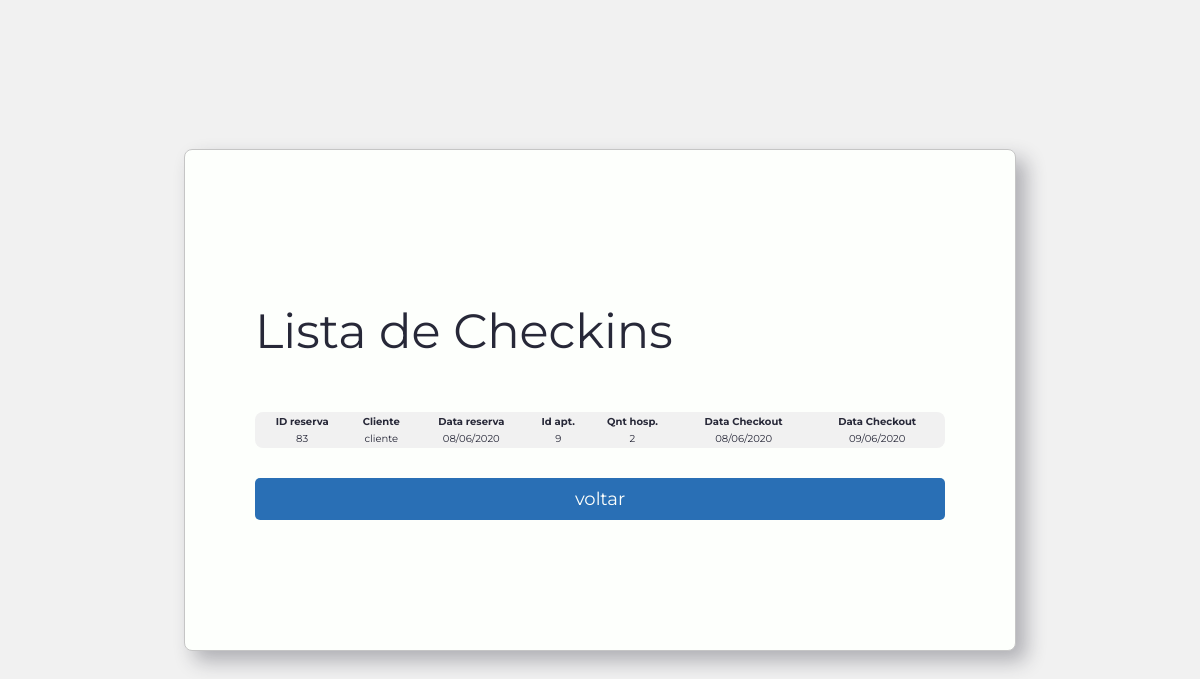
The app's page /listacheckins.php (signed in) with its own data.
### tables this page shows
CREATE TABLE `tblreserva` (
  `idReserva` int(11) NOT NULL,
  `idCliente` int(11) NOT NULL,
  `idApartamento` int(11) NOT NULL,
  `qtdHospedes` int(11) NOT NULL,
  `dataReserva` datetime NOT NULL,
  `dataCheckin` datetime NOT NULL,
  `dataCheckout` datetime NOT NULL,
  `checkin` tinyint(1) NOT NULL,
  `checkout` tinyint(1) NOT NULL,
  `valorTotalReserva` float(12,2) NOT NULL,
  `valorPago` float(12,2) NOT NULL
);

CREATE TABLE `tblcliente` (
  `id` int(11) NOT NULL,
  `nome` varchar(45) NOT NULL,
  `cpf` char(11) NOT NULL,
  `telefone` varchar(15) NOT NULL
);

### listacheckins.php (the view, shortened to what this page needs)
<?php
include '_servidor.php';
function data($data){
    return date("d/m/Y", strtotime($data));
}
if (!isset($_SESSION)){
    $atendimento = "document.location.href='./atendimento.php'";
    try{
        $sql = "SELECT
        tblreserva.idReserva,
        tblreserva.dataReserva,
        tblreserva.idApartamento,
        tblreserva.qtdHospedes,
        tblreserva.dataCheckin,
        tblreserva.dataCheckout,
        tblcliente.nome
        FROM tblcliente INNER JOIN tblreserva ON tblreserva.idCliente = tblcliente.id WHERE tblreserva.checkin = '1' and tblreserva.checkout = '0' " ;
            $res = $db->prepare($sql);
            $res->bindValue(1, '%a%');
            $res->execute();
            $pes = $res->fetchAll(PDO::FETCH_OBJ);
    }
    catch(PDOException $e) {
    echo $e->getMessage();
    }
    if($_SESSION['perfil']==1){
        echo '<html lang="pt-br">
        <head>
            <meta charset="UTF-8">
            <meta name="viewport" content="width=device-width, initial-scale=1.0">
            <title>Hotel Lorem Ipson</title>
            <link rel="stylesheet" href="style.css">
        </head>
        <body>
            <div class="conteiner">
                <div  class="form__login">
                    <h1>Lista de Checkins</h1>
                    <table >
                        <tr>
                            <th>ID reserva</th>
                            <th>Cliente</th>
                            <th>Data reserva</th>
                            <th>Id apt.</th>
                            <th>Qnt hosp.</th>
                            <th>Data Checkout</th>
                            <th>Data Checkout</th>
                        </tr>';
                        for ($x = 0; $x < sizeof($pes); $x++){
                            echo "<tr>";
                                echo "<td>".$pes[$x]->idReserva."</td>";
                                echo "<td>".$pes[$x]->nome."</td>";
                                echo "<td>".data(substr($pes[$x]->dataReserva,0,11))."</td>";
                                echo "<td>".$pes[$x]->idApartamento."</td>";
                                echo "<td>".$pes[$x]->qtdHospedes."</td>";
                                echo "<td>".data(substr($pes[$x]->dataCheckin,0,11))."</td>";
                                echo "<td>".data(substr($pes[$x]->dataCheckout,0,11))."</td>";
                            echo "</tr>";
                        }
                        echo '
                    </table>
                    <span></span>
                    <button class="button__default" onclick='.$atendimento.' type="button">voltar</button>
                </div>
            </div>
        </body>
        </html>';
    }else if($_SESSION['perfil']==3){
        header('Location: ./gerenciaReservas.php');
    }else if($_SESSION['perfil']==2){
        header('Location: ./reserva.php');
    }else{
        header('Location: ./index.html');
    }
}
?>

### style.css (style rules this page uses)
* { font-family: 'Montserrat', sans-serif; }
table { border:none !important;font-size: 10px;background-color: #f1f1f1;border-radius: 8px;margin: 20px 0; }
td { border:none !important; text-align: center; }
body { background-color: #f1f1f1; background-image: url("./10_21/367502-PAXLKG-681.jpg"); background-attachment: fixed; background-size: cover; color:#272838; display: flex; align-items: center; height: 100vh; font-family: 'Montserrat', sans-serif; justify-content: center; margin: inherit; }
.conteiner { background-color: #FDFFFC; border: 1px solid #c5c5c5; border-radius: 8px; display: flex; margin: 20px; width: 100%; max-width: 750px; min-height: 500px; padding: 0 40px; position: relative; box-shadow: 10px 10px 20px #27283854; }
.form__login { display: flex; flex-direction: column; width: 100%; padding: 30px; justify-content: center; }
.button__default { color: #FDFFFC; background-color: #296FB5; padding: 10px; border: 0; border-radius: 5px; margin: 10px 0; font-size: 18px; cursor: pointer; width: 100%; }
h1 { font-size: 3em; font-weight: 400; }

### records on screen
tblreserva: idReserva "83", idCliente.nome "cliente", dataReserva "08/06/2020", idApartamento "9", qtdHospedes "2", dataCheckin "08/06/2020", dataCheckout "09/06/2020"
